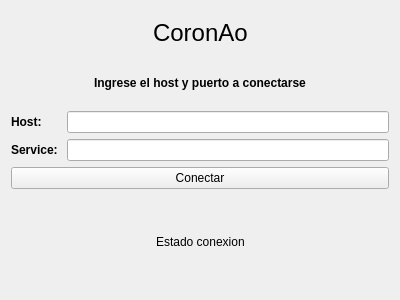
<?xml version="1.0" encoding="UTF-8"?>
<ui version="4.0">
 <class>QtServerLogin</class>
 <widget class="QWidget" name="QtServerLogin">
  <property name="geometry">
   <rect>
    <x>0</x>
    <y>0</y>
    <width>400</width>
    <height>300</height>
   </rect>
  </property>
  <property name="windowTitle">
   <string>Form</string>
  </property>
  <property name="styleSheet">
   <string notr="true">border-image: url(:./../assets/background.jpg);</string>
  </property>
  <layout class="QGridLayout" name="gridLayout_2">
   <item row="2" column="0">
    <widget class="QPushButton" name="connectButton">
     <property name="text">
      <string>Conectar</string>
     </property>
    </widget>
   </item>
   <item row="0" column="0">
    <layout class="QVBoxLayout" name="verticalLayout_2">
     <item>
      <layout class="QHBoxLayout" name="horizontalLayout_3">
       <item>
        <spacer name="horizontalSpacer">
         <property name="orientation">
          <enum>Qt::Horizontal</enum>
         </property>
         <property name="sizeHint" stdset="0">
          <size>
           <width>40</width>
           <height>20</height>
          </size>
         </property>
        </spacer>
       </item>
       <item>
        <widget class="QLabel" name="label">
         <property name="font">
          <font>
           <pointsize>18</pointsize>
           <underline>false</underline>
           <strikeout>false</strikeout>
          </font>
         </property>
         <property name="text">
          <string>CoronAo</string>
         </property>
        </widget>
       </item>
       <item>
        <spacer name="horizontalSpacer_2">
         <property name="orientation">
          <enum>Qt::Horizontal</enum>
         </property>
         <property name="sizeHint" stdset="0">
          <size>
           <width>40</width>
           <height>20</height>
          </size>
         </property>
        </spacer>
       </item>
      </layout>
     </item>
     <item>
      <layout class="QHBoxLayout" name="horizontalLayout_4">
       <item>
        <spacer name="horizontalSpacer_4">
         <property name="orientation">
          <enum>Qt::Horizontal</enum>
         </property>
         <property name="sizeHint" stdset="0">
          <size>
           <width>40</width>
           <height>20</height>
          </size>
         </property>
        </spacer>
       </item>
       <item>
        <widget class="QLabel" name="label_5">
         <property name="font">
          <font>
           <weight>75</weight>
           <bold>true</bold>
          </font>
         </property>
         <property name="text">
          <string>Ingrese el host y puerto a conectarse</string>
         </property>
        </widget>
       </item>
       <item>
        <spacer name="horizontalSpacer_3">
         <property name="orientation">
          <enum>Qt::Horizontal</enum>
         </property>
         <property name="sizeHint" stdset="0">
          <size>
           <width>40</width>
           <height>20</height>
          </size>
         </property>
        </spacer>
       </item>
      </layout>
     </item>
    </layout>
   </item>
   <item row="1" column="0">
    <layout class="QGridLayout" name="gridLayout">
     <item row="0" column="1">
      <widget class="QLineEdit" name="hostLineEdit"/>
     </item>
     <item row="1" column="1">
      <widget class="QLineEdit" name="serviceLineEdit"/>
     </item>
     <item row="0" column="0">
      <widget class="QLabel" name="label_2">
       <property name="font">
        <font>
         <weight>75</weight>
         <bold>true</bold>
        </font>
       </property>
       <property name="text">
        <string>Host: </string>
       </property>
      </widget>
     </item>
     <item row="1" column="0">
      <widget class="QLabel" name="label_3">
       <property name="font">
        <font>
         <weight>75</weight>
         <bold>true</bold>
        </font>
       </property>
       <property name="text">
        <string>Service: </string>
       </property>
      </widget>
     </item>
    </layout>
   </item>
   <item row="4" column="0">
    <layout class="QHBoxLayout" name="horizontalLayout_6">
     <item>
      <spacer name="horizontalSpacer_5">
       <property name="orientation">
        <enum>Qt::Horizontal</enum>
       </property>
       <property name="sizeHint" stdset="0">
        <size>
         <width>40</width>
         <height>20</height>
        </size>
       </property>
      </spacer>
     </item>
     <item>
      <widget class="QLabel" name="serverStateLabel">
       <property name="text">
        <string>Estado conexion</string>
       </property>
      </widget>
     </item>
     <item>
      <spacer name="horizontalSpacer_6">
       <property name="orientation">
        <enum>Qt::Horizontal</enum>
       </property>
       <property name="sizeHint" stdset="0">
        <size>
         <width>40</width>
         <height>20</height>
        </size>
       </property>
      </spacer>
     </item>
    </layout>
   </item>
  </layout>
 </widget>
 <resources/>
 <connections/>
</ui>
